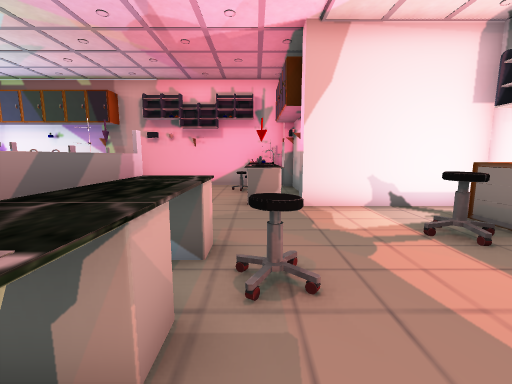
View 1 (above)

16 first-person views from a walk through a scene from a Unity 3-D project. The camera is 1.2 m above the floor, tilts 8° down and sees 90° across. The floor is counted in squares, 1 m on a side. Each view is taken from the middle of a square. On the plan, view 1 faces up. The plan holds only what a view shows up to about 12 squares ahead; the rest is blank. The player character is not drawn. Some surface patterns are stand-ins.

View 2
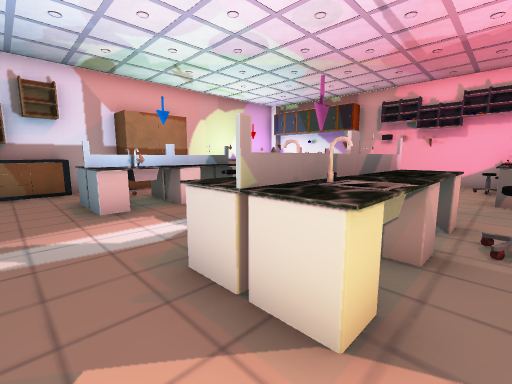

View 3
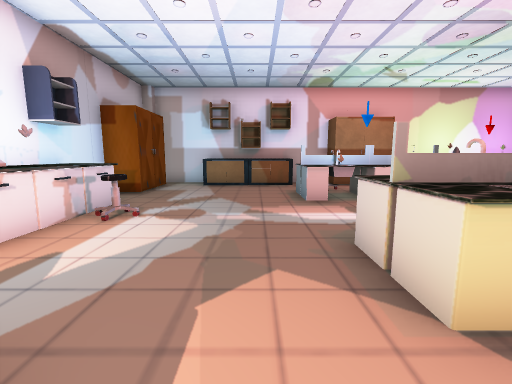

View 4
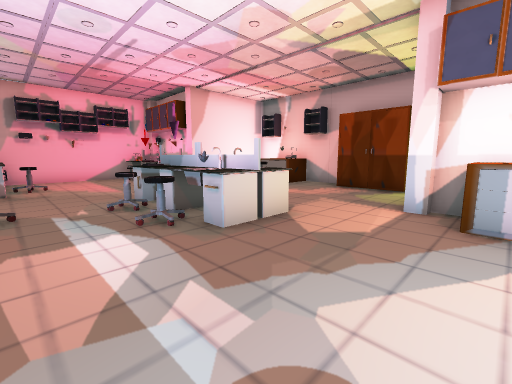

View 5
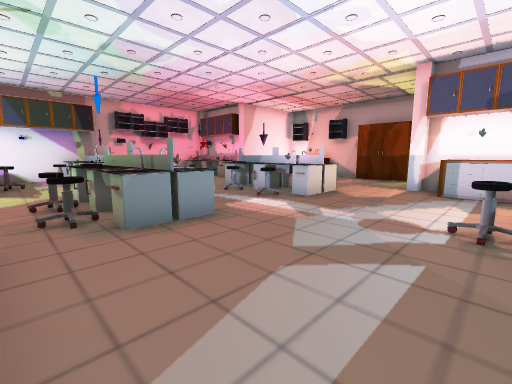

View 6
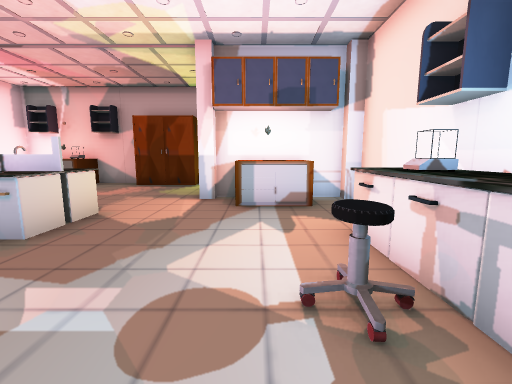

View 7
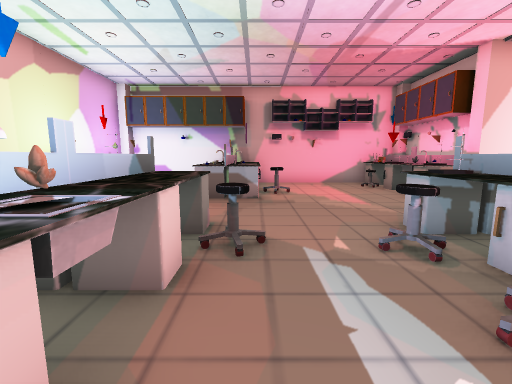

View 8
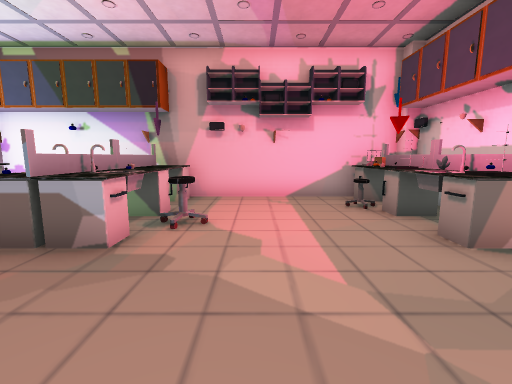

View 9
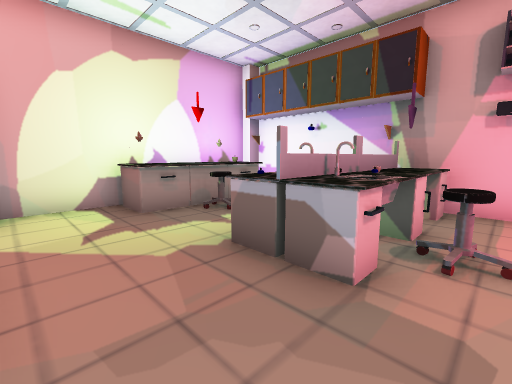

View 10
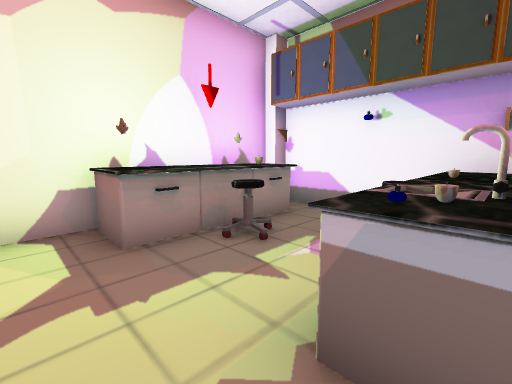

View 11
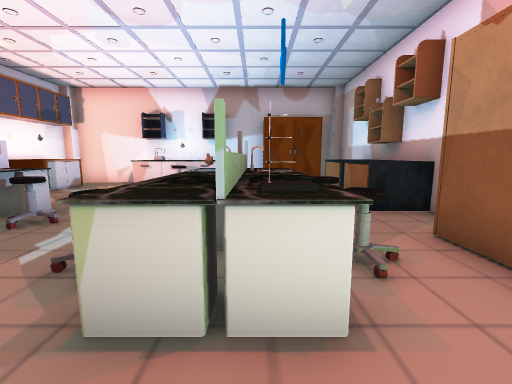

View 12
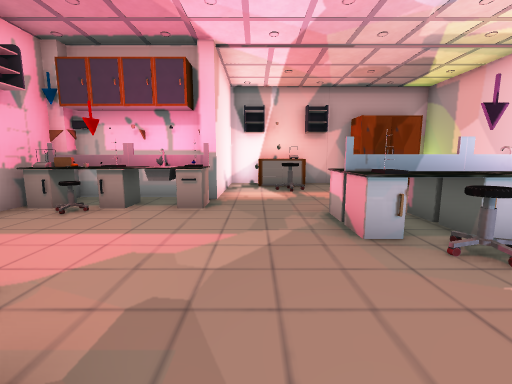

View 13
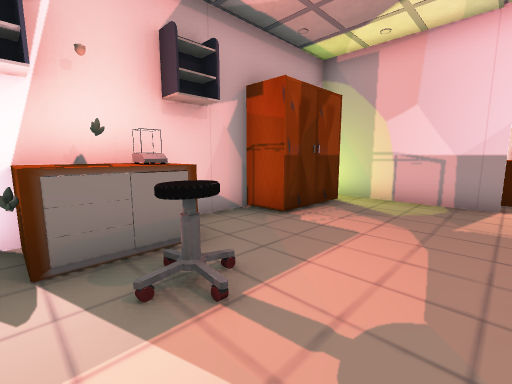

View 14
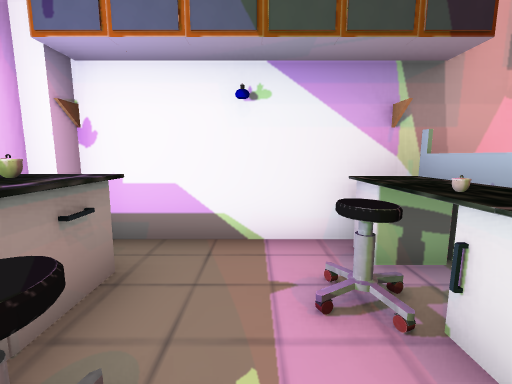

View 15
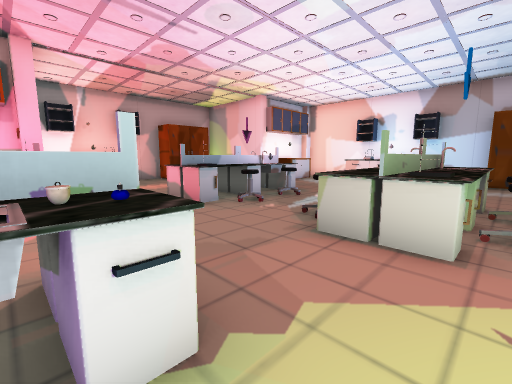

View 16
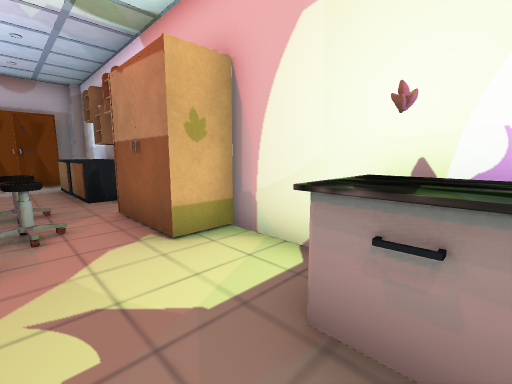

### Floor plan
Points are (right, up) in squares from view 1. A wall is a line through its corners. A room is listed if a view was taken in it or the views show most of it. See-through windows are left out.
Room 1 (views 1, 2, 3, 4, 5, 6, 7, 8, 9, 10, 11, 12, 13, 14, 15, 16)
walls: (1.4, -2.4) (5.5, -2.4); (-10.8, 1.4) (-10.8, -6.5); (1.5, 8.4) (1.5, 9.5); (5.5, 0.8) (5.5, 6.1) (1.4, 6.1); (0.5, 10.6) (-10.5, 10.6); (1.5, -6.5) (1.5, -2.8); (-7.4, -6.9) (0.5, -6.9); (-10.8, 9.5) (-10.8, 3.6); (-10.5, -6.9) (-9.9, -6.9)
objects: rack (-11, -3) to (-10, -2); pillar (-11, 10); other object (-10, -6) to (-7, -6); other object (-10, -4); other object (-10, -1); other object (-10, 1) to (-10, 4); other object (-10, 6) to (-9, 10); chair (-9, 8); chair (-8, 0) to (-8, 1); chair (-8, 2); other object (-8, 2) to (-7, 3); other object (-7, -1) to (-6, 0); other object (-7, 0); other object (-7, 1); other object (-7, 7) to (-7, 8); chair (-7, 9); other object (-7, 9) to (-6, 10); other object (-6, 1) to (-6, 3); other object (-6, 6) to (-5, 7); tap (-6, 7); other object (-6, 8); other object (-5, -6) to (-2, -6); chair (-5, 2); other object (-5, 8) to (-5, 10); other object (-4, -5); chair (-4, -4); chair (-4, 8); chair (-3, 0) to (-3, 1); chair (-3, 2); other object (-2, -1) to (-2, 0); other object (-2, 1) to (-2, 3); other object (-1, -1); tap (-1, 0); other object (-1, 1) to (-1, 3); other object (-1, 7); other object (-1, 10); other object (0, -5) to (1, -4); chair (0, 2); other object (0, 6) to (1, 7); other object (0, 8) to (1, 9); other object (0, 9); rack (0, 10); pillar (1, -7); pillar (1, -3); pillar (1, 6); other object (1, 8) to (2, 8); pillar (1, 10); other object (2, 7); chair (3, 4); other object (4, -1) to (5, 1); other object (4, 3) to (5, 5); other object (4, 5); other object (5, 3); other object (5, 4)

Positions as (right, up) in squares from view 1, and headings:
1: (0, 0), facing up
2: (0, -2), facing up-left
3: (1, -2), facing left
4: (-5, -4), facing up-right
5: (-9, -5), facing up-right
6: (-6, -4), facing right
7: (-5, -1), facing up
8: (-3, 3), facing up
9: (-4, 4), facing up-left
10: (-6, 5), facing up-left
11: (-7, 5), facing down
12: (-6, 5), facing right
13: (1, 5), facing down-right
14: (-8, 7), facing up
15: (-8, 7), facing down-right
16: (-8, 7), facing down-left
